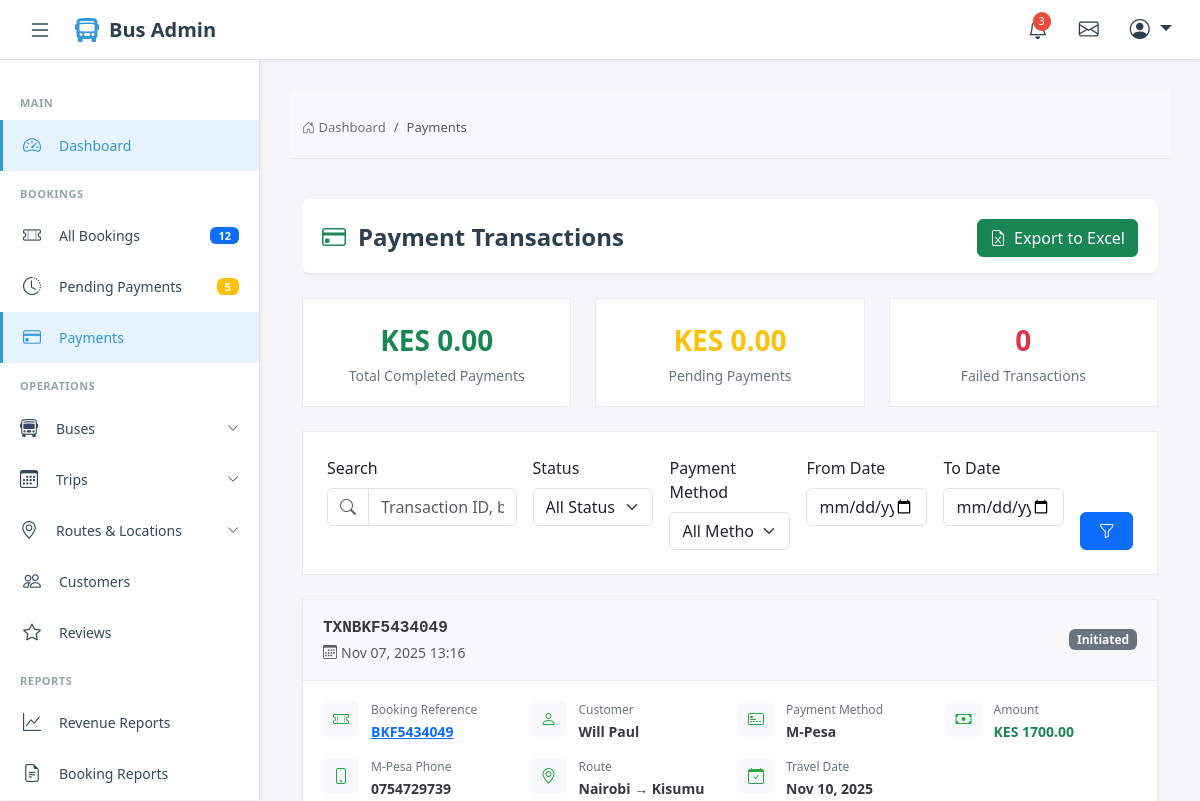
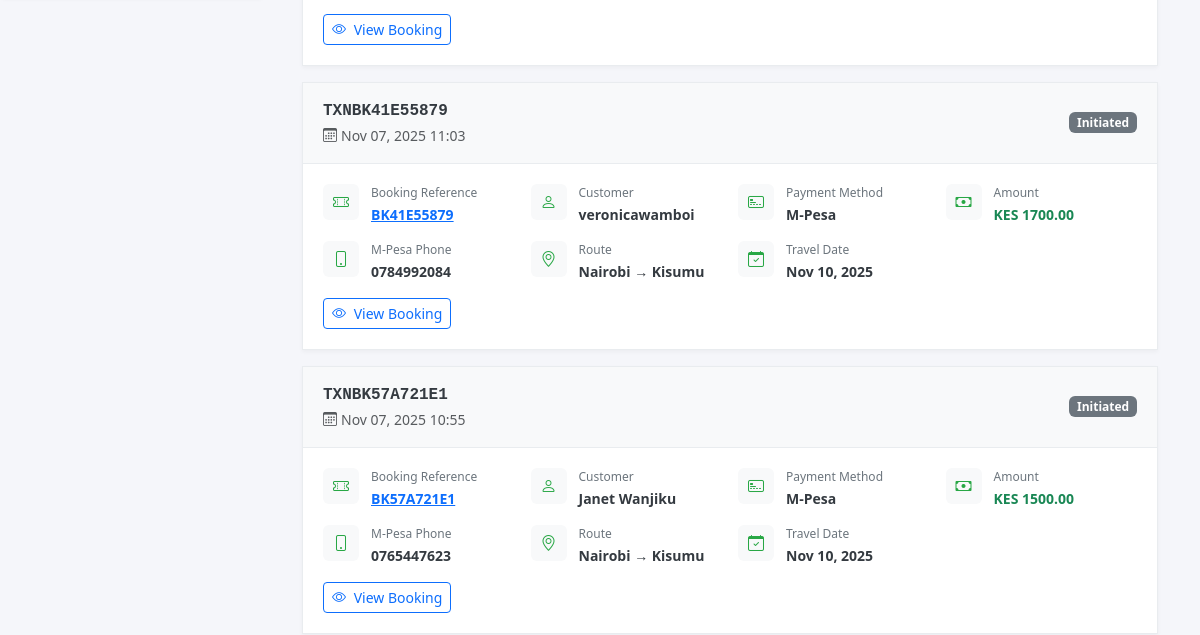
Page /admin-payments/ (signed in, upper part) on the earlier database version (2 pictures, top to bottom).
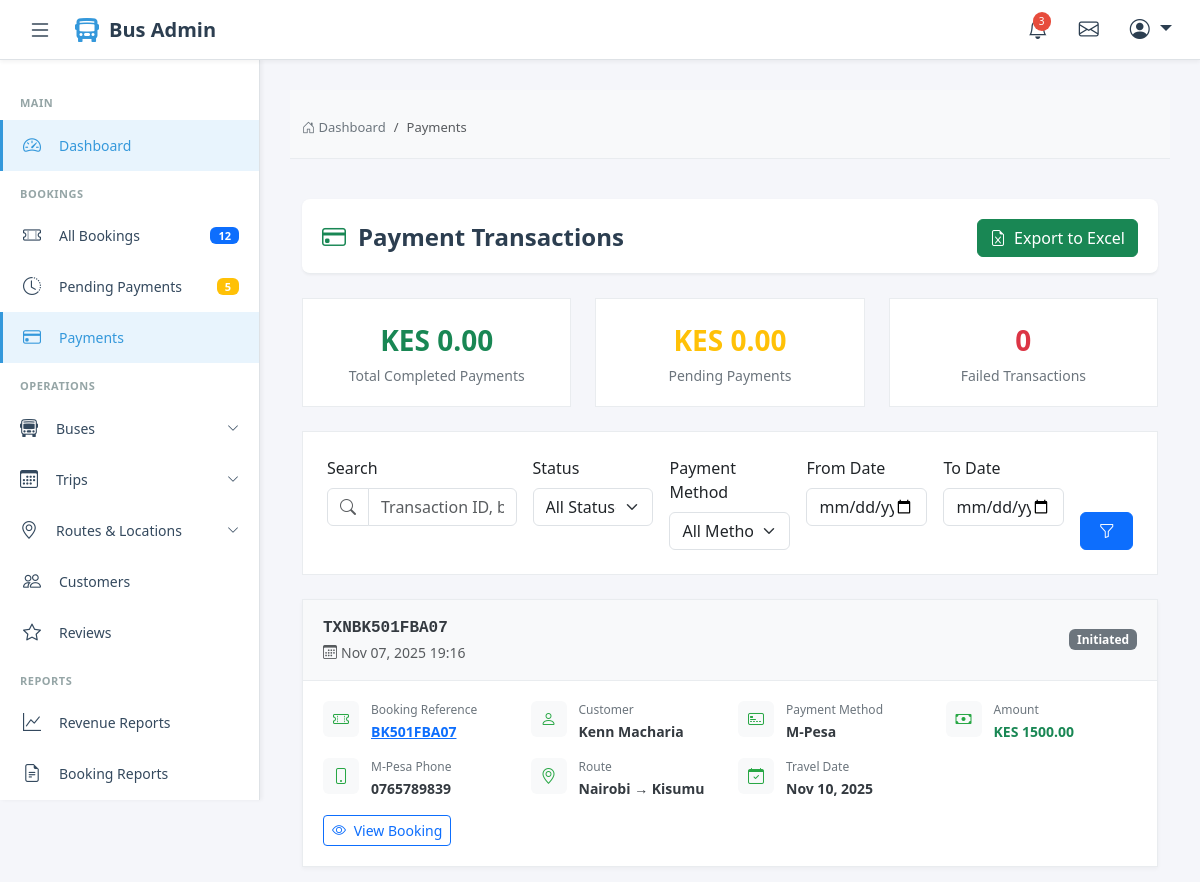
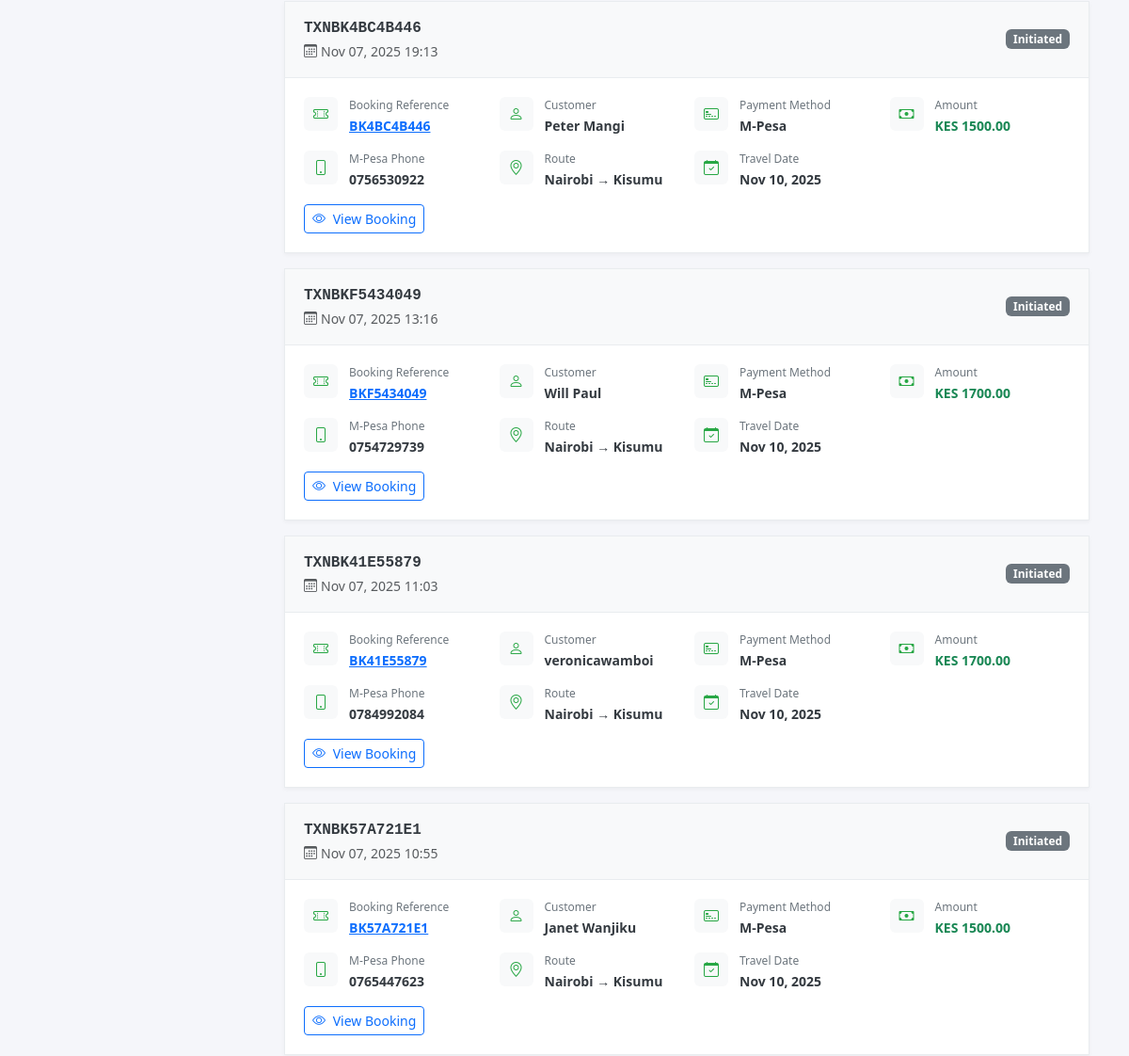
Same page on the later database version (2 pictures, top to bottom).
### website_application/models.py (models this page shows, shortened)
class Payment(models.Model):
    PAYMENT_METHOD_CHOICES = [
        ('mpesa', 'M-Pesa'),
        ('card', 'Card'),
        ('cash', 'Cash'),
    ]
    PAYMENT_STATUS_CHOICES = [
        ('initiated', 'Initiated'),
        ('pending', 'Pending'),
        ('completed', 'Completed'),
        ('failed', 'Failed'),
        ('refunded', 'Refunded'),
    ]
    booking = models.ForeignKey(Booking, on_delete=models.CASCADE, related_name='payments')
    transaction_id = models.CharField(max_length=100, unique=True)
    payment_method = models.CharField(max_length=20, choices=PAYMENT_METHOD_CHOICES)
    amount = models.DecimalField(max_digits=10, decimal_places=2)
    mpesa_phone = models.CharField(max_length=20, blank=True)
    mpesa_receipt = models.CharField(max_length=100, blank=True)
    status = models.CharField(max_length=20, choices=PAYMENT_STATUS_CHOICES, default='initiated')
    merchant_request_id = models.CharField(max_length=100, blank=True)
    checkout_request_id = models.CharField(max_length=100, blank=True)
    created_at = models.DateTimeField(auto_now_add=True)
    updated_at = models.DateTimeField(auto_now=True)

class Booking(models.Model):
    BOOKING_STATUS_CHOICES = [
        ('pending', 'Pending Payment'),
        ('paid', 'Paid'),
        ('confirmed', 'Confirmed'),
        ('cancelled', 'Cancelled'),
        ('completed', 'Completed'),
    ]
    booking_reference = models.CharField(max_length=20, unique=True, editable=False)
    trip = models.ForeignKey(Trip, on_delete=models.CASCADE, related_name='bookings')
    customer_full_name = models.CharField(max_length=200)
    customer_id_number = models.CharField(max_length=50)
    customer_email = models.EmailField()
    customer_phone = models.CharField(max_length=20)
    boarding_point = models.ForeignKey(
        BoardingPoint,
        on_delete=models.PROTECT,
        related_name='pickup_bookings'
    )
    dropping_point = models.ForeignKey(
        BoardingPoint,
        on_delete=models.PROTECT,
        related_name='dropoff_bookings'
    )
    total_amount = models.DecimalField(max_digits=10, decimal_places=2)
    status = models.CharField(max_length=20, choices=BOOKING_STATUS_CHOICES, default='pending')
    created_at = models.DateTimeField(auto_now_add=True)
    updated_at = models.DateTimeField(auto_now=True)

class Trip(models.Model):
    TRIP_STATUS_CHOICES = [
        ('scheduled', 'Scheduled'),
        ('boarding', 'Boarding'),
        ('departed', 'Departed'),
        ('completed', 'Completed'),
        ('cancelled', 'Cancelled'),
    ]
    bus = models.ForeignKey(Bus, on_delete=models.CASCADE, related_name='trips')
    route = models.ForeignKey(Route, on_delete=models.CASCADE, related_name='trips')
    departure_date = models.DateField()
    departure_time = models.TimeField()
    arrival_time = models.TimeField()
    base_fare_vip = models.DecimalField(max_digits=10, decimal_places=2)
    base_fare_business = models.DecimalField(max_digits=10, decimal_places=2)
    base_fare_normal = models.DecimalField(max_digits=10, decimal_places=2)
    status = models.CharField(max_length=20, choices=TRIP_STATUS_CHOICES, default='scheduled')
    is_active = models.BooleanField(default=True)
    created_at = models.DateTimeField(auto_now_add=True)
    class Meta:
        ordering = ['departure_date', 'departure_time']
        unique_together = ['bus', 'departure_date', 'departure_time']

class Route(models.Model):
    origin = models.ForeignKey(Location, on_delete=models.CASCADE, related_name='routes_from')
    destination = models.ForeignKey(Location, on_delete=models.CASCADE, related_name='routes_to')
    distance_km = models.DecimalField(max_digits=6, decimal_places=2)
    estimated_duration = models.DurationField(help_text="Estimated travel time")
    is_active = models.BooleanField(default=True)
    class Meta:
        unique_together = ['origin', 'destination']

class Location(models.Model):
    name = models.CharField(max_length=200)
    slug = models.SlugField(unique=True)
    county = models.CharField(max_length=100)
    is_active = models.BooleanField(default=True)

### website_application/views.py (the view, shortened to what this page needs)
# urls.py: path('admin-payments/', views.payment_list, name='payment_list'),
@staff_member_required
def payment_list(request):
    search = request.GET.get('search', '')
    status = request.GET.get('status', '')
    method = request.GET.get('method', '')
    date_from = request.GET.get('date_from', '')
    date_to = request.GET.get('date_to', '')
    payments = Payment.objects.select_related(
        'booking__trip__route__origin',
        'booking__trip__route__destination'
    ).order_by('-created_at')
    if status:
        payments = payments.filter(status=status)
    if method:
        payments = payments.filter(payment_method=method)
    if date_from:
        date_from_obj = datetime.strptime(date_from, '%Y-%m-%d').date()
        payments = payments.filter(created_at__date__gte=date_from_obj)
    if date_to:
        date_to_obj = datetime.strptime(date_to, '%Y-%m-%d').date()
        payments = payments.filter(created_at__date__lte=date_to_obj)
    total_payments = payments.filter(status='completed').aggregate(
        total=Sum('amount')
    )['total'] or 0
    pending_amount = payments.filter(status='pending').aggregate(
        total=Sum('amount')
    )['total'] or 0
    failed_count = payments.filter(status='failed').count()
    context = {
        'payments': payments,
        'search': search,
        'selected_status': status,
        'selected_method': method,
        'date_from': date_from,
        'date_to': date_to,
        'payment_statuses': Payment.PAYMENT_STATUS_CHOICES,
        'payment_methods': Payment.PAYMENT_METHOD_CHOICES,
        'total_payments': total_payments,
        'pending_amount': pending_amount,
        'failed_count': failed_count,
    }
    return render(request, 'admin/bookings/payment_list.html', context)

### templates/admin/bookings/payment_list.html (shortened to what the changed rows need)
{% extends 'admin_base.html' %}
{% load static %}
{% block content %}
<div class="container-fluid py-3">
    <div class="page-header">
        <h1 class="page-title">
            <i class="bi bi-credit-card text-success"></i>
            Payment Transactions
        </h1>
    </div>
    {% if payments %}
    <div class="row">
        {% for payment in payments %}
        <div class="col-12">
            <div class="payment-card">
                <div class="payment-header">
                    <div>
                        <div class="transaction-id">{{ payment.transaction_id }}</div>
                        <small class="text-muted">
                            <i class="bi bi-calendar3 me-1"></i>{{ payment.created_at|date:"M d, Y H:i" }}
                        </small>
                    </div>
                    <span class="badge {% if payment.status == 'completed' %}bg-success{% elif payment.status == 'pending' %}bg-warning{% elif payment.status == 'failed' %}bg-danger{% else %}bg-secondary{% endif %}">
                        {{ payment.get_status_display }}
                    </span>
                </div>
                <div class="payment-body">
                    <div class="payment-info">
                        <div class="info-item">
                            <div class="info-icon">
                                <i class="bi bi-ticket-perforated"></i>
                            </div>
                            <div class="info-details">
                                <div class="info-label">Booking Reference</div>
                                <div class="info-value">
                                    <a href="{% url 'booking_detail' payment.booking.pk %}">
                                        {{ payment.booking.booking_reference }}
                                    </a>
                                </div>
                            </div>
                        </div>
                        <div class="info-item">
                            <div class="info-icon">
                                <i class="bi bi-person"></i>
                            </div>
                            <div class="info-details">
                                <div class="info-label">Customer</div>
                                <div class="info-value">{{ payment.booking.customer_full_name }}</div>
                            </div>
                        </div>
                        <div class="info-item">
                            <div class="info-icon">
                                <i class="bi bi-credit-card-2-front"></i>
                            </div>
                            <div class="info-details">
                                <div class="info-label">Payment Method</div>
                                <div class="info-value">{{ payment.get_payment_method_display }}</div>
                            </div>
                        </div>
                        <div class="info-item">
                            <div class="info-icon">
                                <i class="bi bi-cash"></i>
                            </div>
                            <div class="info-details">
                                <div class="info-label">Amount</div>
                                <div class="info-value text-success">KES {{ payment.amount|floatformat:2 }}</div>
                            </div>
                        </div>
                        {% if payment.mpesa_phone %}
                        <div class="info-item">
                            <div class="info-icon">
                                <i class="bi bi-phone"></i>
                            </div>
                            <div class="info-details">
                                <div class="info-label">M-Pesa Phone</div>
                                <div class="info-value">{{ payment.mpesa_phone }}</div>
                            </div>
                        </div>
                        {% endif %}
                        <div class="info-item">
                            <div class="info-icon">
                                <i class="bi bi-geo-alt"></i>
                            </div>
                            <div class="info-details">
                                <div class="info-label">Route</div>
                                <div class="info-value">
                                    {{ payment.booking.trip.route.origin.name }} → {{ payment.booking.trip.route.destination.name }}
                                </div>
                            </div>
                        </div>
                        <div class="info-item">
                            <div class="info-icon">
                                <i class="bi bi-calendar-check"></i>
                            </div>
                            <div class="info-details">
                                <div class="info-label">Travel Date</div>
                                <div class="info-value">{{ payment.booking.trip.departure_date|date:"M d, Y" }}</div>
                            </div>
                        </div>
                    </div>
                    <div class="mt-3">
                        <a href="{% url 'booking_detail' payment.booking.pk %}" class="btn btn-outline-primary btn-sm">
                            <i class="bi bi-eye me-1"></i> View Booking
                        </a>
                    </div>
                </div>
            </div>
        </div>
        {% endfor %}
    </div>
    {% endif %}
</div>
{% endblock %}

Differences in the rows shown:
added Payment: transaction_id "TXNBK501FBA07", created_at "Nov 07, 2025 19:16", status "Initiated", booking.booking_reference "BK501FBA07", booking.customer_full_name "Kenn Macharia", payment_method "M-Pesa", amount "1500.00", mpesa_phone "0765789839", booking.trip.route.origin.name "Nairobi", booking.trip.route.destination.name "Kisumu", booking.trip.departure_date "Nov 10, 2025"
added Payment: transaction_id "TXNBK4BC4B446", created_at "Nov 07, 2025 19:13", status "Initiated", booking.booking_reference "BK4BC4B446", booking.customer_full_name "Peter Mangi", payment_method "M-Pesa", amount "1500.00", mpesa_phone "0756530922", booking.trip.route.origin.name "Nairobi", booking.trip.route.destination.name "Kisumu", booking.trip.departure_date "Nov 10, 2025"
